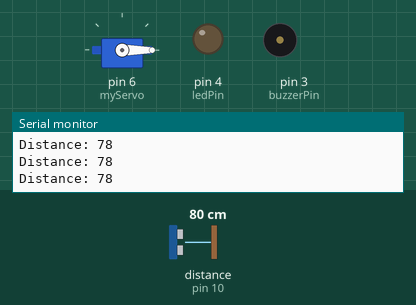
Recording of a sketch running on a simulated Arduino Uno, built with avr-gcc and run on an emulated ATmega328P. On the bench: servo, output pins drawn as LEDs (lit = HIGH), buzzer (waves = sounding, pin HIGH), the last lines printed to the serial monitor. Wiring (inferred from the names in the program): ultrasonic range finder: trigger pin 9; echo pin 10. Dashed ring = blinking. The inputs (shaded band) are chosen by the test bench; at power-on: distance to the obstacle (sensor on pin 10) 80 cm. The echo pulse lasts 58.3 µs per cm; pins used as bus, display or sensor lines are not drawn.

Above: at 1.2 s.
1.3 s: distance to the obstacle (sensor on pin 10) set to 18 cm
2.8 s: distance to the obstacle (sensor on pin 10) set to 15 cm
At 4.2 s:
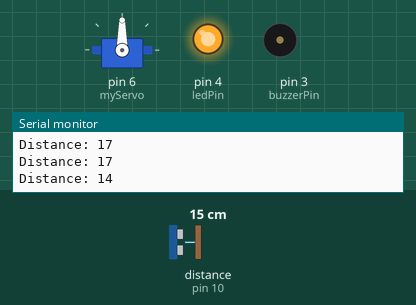
5.8 s: distance to the obstacle (sensor on pin 10) set to 35 cm
At 7.0 s:
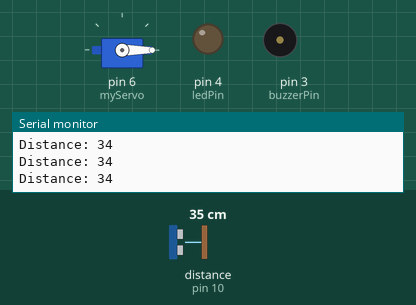
7.7 s: distance to the obstacle (sensor on pin 10) set to 2 cm
At 7.94 s:
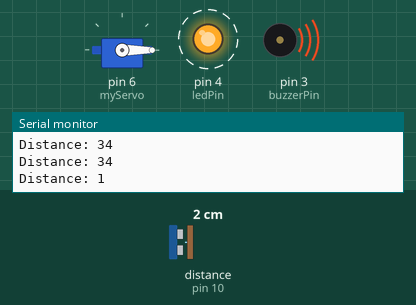
Timing chart, 0 to 11.7 s (numbered marks = the images above; inputs shaded):
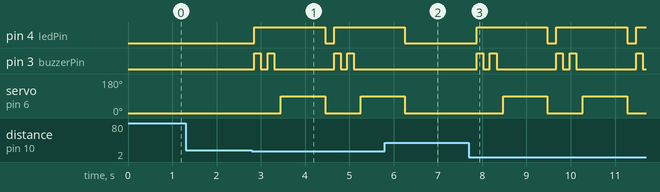

The sketch:

ultrasonic_sensor.ino
```cpp
#include <Servo.h>

Servo myServo;

const int trigPin = 9;
const int echoPin = 10;
const int buzzerPin = 3;   // Add your buzzer pin here
const int ledPin = 4;      // Add your LED pin here

long duration;
int distance;

// Define angles
int idleAngle = 0;       // Servo resting position
int pressAngle = 90;     // Servo presses sanitizer

void setup() {
  myServo.attach(6);
  myServo.write(idleAngle);  // Start in idle

  pinMode(trigPin, OUTPUT);
  pinMode(echoPin, INPUT);

  pinMode(buzzerPin, OUTPUT);
  pinMode(ledPin, OUTPUT);

  Serial.begin(9600);
}

void loop() {

  // Trigger ultrasonic sensor
  digitalWrite(trigPin, LOW);
  delayMicroseconds(2);
  digitalWrite(trigPin, HIGH);
  delayMicroseconds(10);
  digitalWrite(trigPin, LOW);

  // Read echo
  duration = pulseIn(echoPin, HIGH);
  distance = duration * 0.034 / 2;  // cm

  Serial.print("Distance: ");
  Serial.println(distance);

  // Check if hand is detected
  if (distance > 0 && distance <= 15) {

    // Turn LED ON
    digitalWrite(ledPin, HIGH);

    // --- 2 BUZZER BEEPS ---
    for (int i = 0; i < 2; i++) {
      digitalWrite(buzzerPin, HIGH);
      delay(150);
      digitalWrite(buzzerPin, LOW);
      delay(150);
    }

    // SERVO PRESS ACTION
    myServo.write(pressAngle);  // Press sanitizer
    delay(1000);                // Hold for 1 second

    myServo.write(idleAngle);   // Return to idle

    // Turn LED OFF right after action
    digitalWrite(ledPin, LOW);
  }

  delay(200);  // Short delay for next reading
}
```

Measured:
- the behaviour switches between 17 and 16 cm on distance to the obstacle (sensor on pin 10) (found by bisection; images 0 and 1)
- after the input at 2.8 s, pin 4 (ledPin): LOW → HIGH after 0.05 s, → LOW 1.6 s later, → HIGH 0.20 s later; pin 3 (buzzerPin): LOW → HIGH after 0.05 s, → LOW 0.15 s later, → HIGH 0.15 s later, → LOW 0.15 s later, … (8 changes in this stretch); servo on pin 6 (myServo): 0° → 90° after 0.65 s, → 0° 1.0 s later, → 90° 0.80 s later
- after the input at 5.8 s, pin 4 (ledPin): goes on until 6.3 s, then stays LOW; pin 3 (buzzerPin): stops changing and stays LOW; servo on pin 6 (myServo): goes on until 6.3 s, then stays 0°
- after the input at 7.7 s, pin 4 (ledPin): alternates HIGH for 1.6 s and LOW for 0.20 s, starting after 0.17 s; pin 3 (buzzerPin): LOW → HIGH after 0.17 s, then repeats every 1.8 s: LOW 0.15 s, HIGH 0.15 s, LOW 1.4 s, HIGH 0.15 s; servo on pin 6 (myServo): alternates 90° for 1.0 s and 0° for 0.80 s, starting after 0.77 s
